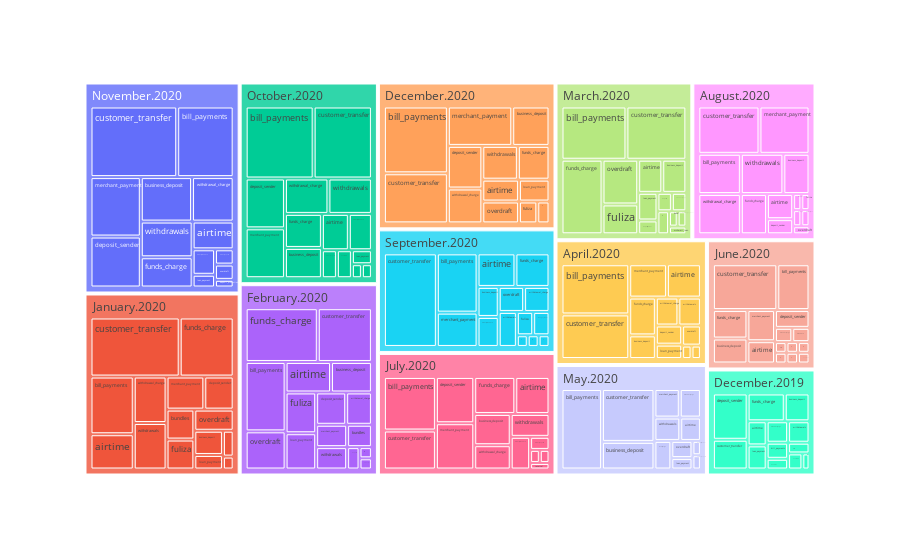

Write notebook code for a chart like this one.
### Code cell
fig = px.treemap(mpesa_agg, path=['transactions_cohort', 'transactions.group'], values='withdrawn count')
#fig = px.histogram(mpesa_agg, x='withdrawn count',color = "month", title='Rating distribution')
fig.show()

### Figure 1 — Plotly figure (JSON) as saved in the notebook; plotly's stock layout.template omitted (floating-point values rounded to 4 significant figures; data arrays with more than 128 entries replaced by an {"elided": "..."} marker saying what was removed)
{"data": [{"branchvalues": "total", "domain": {"x": [0, 1], "y": [0, 1]}, "hovertemplate": "labels=%{label}<br>withdrawn count=%{value}<br>parent=%{parent}<br>id=%{id}<extra></extra>", "ids": {"elided": "197 str values"}, "labels": {"elided": "197 str values"}, "name": "", "parents": {"elided": "197 str values"}, "type": "treemap", "values": {"elided": "197 int values"}}], "layout": {"legend": {"tracegroupgap": 0}, "margin": {"t": 60}}}
